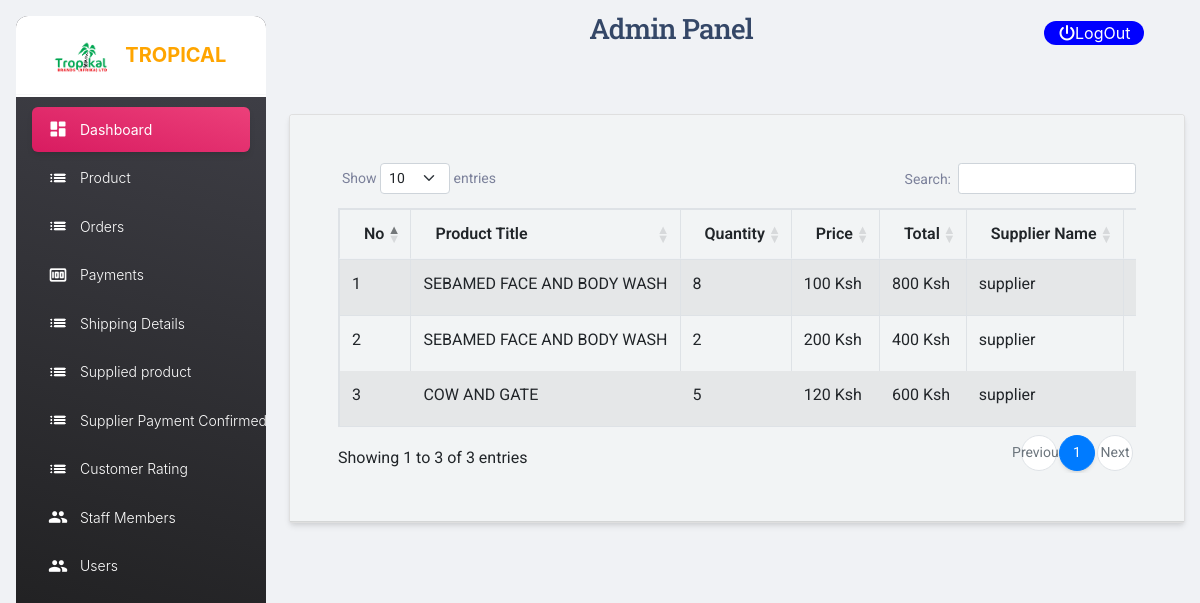
Page /staff/Admin/receiver_order.php on the committed database.
### tables this page shows
CREATE TABLE `send_order` (
  `id` int(10) NOT NULL,
  `product_name` varchar(255) NOT NULL,
  `qty` int(10) NOT NULL,
  `price` int(10) NOT NULL,
  `total` int(10) NOT NULL,
  `date` date NOT NULL,
  `status` varchar(50) NOT NULL
);

### staff/Admin/receiver_order.php (the view, shortened to what this page needs)
<?php
include("includes/header.php");
?>
<link href="https://cdn.jsdelivr.net/npm/bootstrap@5.2.2/dist/css/bootstrap.min.css" rel="stylesheet">
<link rel="stylesheet" href="https://stackpath.bootstrapcdn.com/bootstrap/4.2.1/css/bootstrap.min.css">
<link rel="stylesheet" href="https://cdn.datatables.net/1.10.18/css/dataTables.bootstrap4.min.css">
<div class="py-5">
<div class="container">
    <div class="row">
        <div class="col-md-12">
            <div class="card">
                <div class="card-header" style="background:#F2F4F5">
                    <div class="card-body">
                        <div class="table-responsive">
                        <table id="mydata" class="table table-striped table-bordered">
                          <thead>
                               <tr>
                               <th scope="col">No</th>
                               <th scope="col">Product Title</th>
                               <th scope="col">Quantity</th>
                               <th scope="col">price</th>
                               <th scope="col">total</th>
                               <th scope="col">Supplier Name</th>
                               <th scope="col">date</th>
                               </tr>
                          </thead>
                          <?php
                          $query ="SELECT * FROM send_order ORDER BY ID DESC";
                          $result = mysqli_query($con, $query);
                          $i = 0;
                          while($row = mysqli_fetch_array($result))
                          {
                            $i++;
                            ?>
                               <tr>
                               <td><?php echo $i ?></td>
                                <td><?php echo $row['product_name'] ?></td>
                                <td><?php echo $row['qty'] ?></td>
                                <td><?php echo $row['price'] ?> Ksh</td>
                                <td><?php echo $row['total'] ?> Ksh</td>
                                <td>supplier</td>
                                <td><?php echo $row['date'] ?></td>
                               </tr>
                            <?php
                          }
                          ?>
                     </table>
                        </div>
                    </div>
                </div>
            </div>
        </div>
    </div>
</div>

### rows in the picture
send_order: product_name "SEBAMED FACE AND BODY WASH", qty "8", price "100", total "800"
send_order: product_name "SEBAMED FACE AND BODY WASH", qty "2", price "200", total "400"
send_order: product_name "COW AND GATE", qty "5", price "120", total "600"
